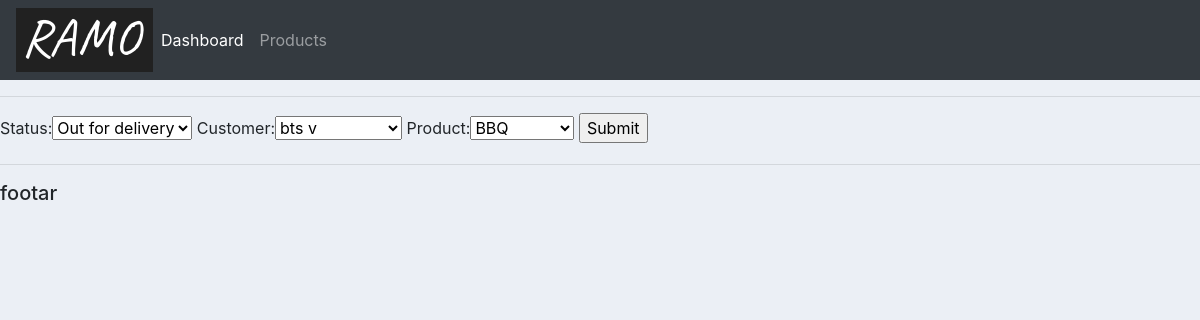
Page /update_order/3 on the earlier database version.
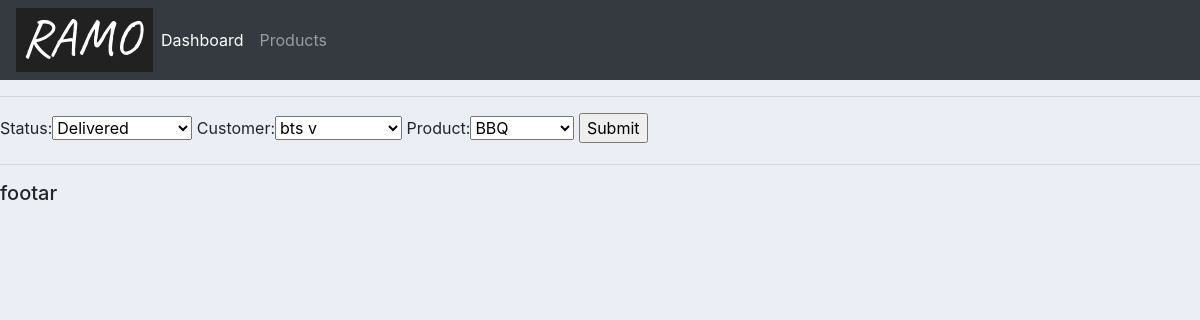
Same page on the later database version.
### accounts/models.py (models this page shows, shortened)
class Order(models.Model):
    STATUS=(
        ('Pending','Pending'),('Out for delivery','Out for delivery'),('Delivered','Delivered')
    )
    date_created=models.DateTimeField(auto_now_add=True,null=True)
    status=models.CharField(max_length=250,choices=STATUS,null=True)
    customer=models.ForeignKey(Customer,null=True,on_delete=models.SET_NULL)
    product=models.ForeignKey(Product,null=True,on_delete=models.SET_NULL)

### accounts/views.py (the view)
# urls.py: path('update_order/<str:pk>',views.updateOrder,name='update_order'),
def updateOrder(request,pk):
    order=Order.objects.get(id=pk)
    form=OrderForm(instance=order)
    if request.method=='POST':
        print('Printing POST:',request.POST)
        form =OrderForm(request.POST,instance=order)
        if form.is_valid():
            form.save()
            return  redirect('/')
    context={'form':form}
    return render(request,'accounts/order_form.html',context)

### accounts/forms.py
class OrderForm(ModelForm):
    class Meta:
        model=Order
        fields='__all__'

### accounts/models.py (called while the page is built)
    def __str__(self):
        return self.name

    def __str__(self):
        return self.name

### templates/accounts/order_form.html (shortened to what this page needs)
{% extends 'accounts/main.html' %}
{% load static %}
{% block content %}
    <form action="" method="POST">
        {{ form }}
    <input type="submit" name="Submit">
    </form>
{% endblock %}

Differences in the rows shown:
changed Order "bts v": status "Out for delivery" → "Delivered"
